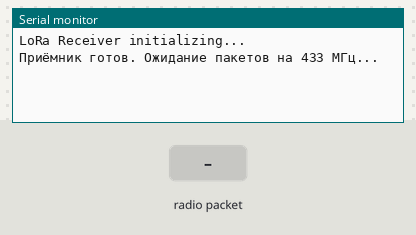
The sketch below on a simulated Arduino Uno, built with avr-gcc and run on an emulated ATmega328P. Shown: the last lines printed to the serial monitor. The test bench sets the inputs (shaded band). No radio packets arrive unless stated.

Above: at 1.2 s.
1.3 s: radio packet "1" arrives
At 2.0 s:
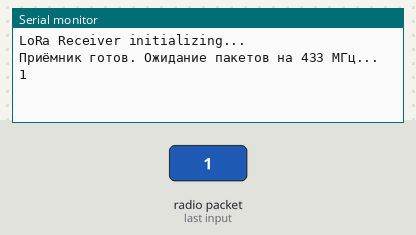
2.8 s: radio packet "0" arrives
At 4.0 s:
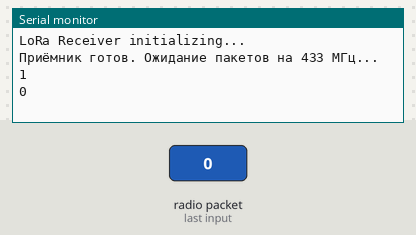
4.3 s: radio packet "2" arrives
At 5.4 s:
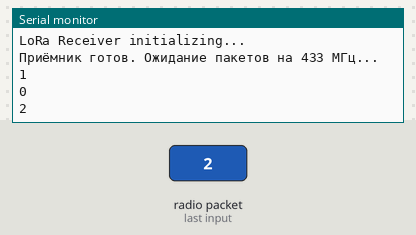

The sketch:

RADIO_READ.ino
```cpp
#include <SPI.h>
#include <LoRa.h>

// Пины подключения (те же, что и для передатчика)
const int csPin = 10;    // NSS / CS
const int resetPin = 9;  // RESET
const int irqPin = 2;    // DIO0

void setup() {
  Serial.begin(9600);
  Serial.println(F("LoRa Receiver initializing..."));

  LoRa.setPins(csPin, resetPin, irqPin);

  if (!LoRa.begin(433E6)) {
    Serial.println(F("Ошибка инициализации LoRa! Проверьте подключение."));
    while (1);
  }

  // ⚠️ Параметры ДОЛЖНЫ совпадать с передатчиком (E22-400MM22S)
  LoRa.setSpreadingFactor(7);      // SF7
  LoRa.setSignalBandwidth(125E3);  // BW 125 кГц
  LoRa.enableCrc();                // CRC ON
  LoRa.setSyncWord(0x12);          // SyncWord (стандарт LoRaWAN/public)

  Serial.println(F("Приёмник готов. Ожидание пакетов на 433 МГц..."));
}

void loop() {
  // Проверяем, пришёл ли пакет
  int packetSize = LoRa.parsePacket();

  if (packetSize > 0) {
    // Читаем полезные данные посимвольно (без String → 0 фрагментации SRAM)
    while (LoRa.available()) {
      Serial.print((char)LoRa.read());
    }
    Serial.println();
  }
}
```

Measured:
- after the input at 1.3 s, the serial monitor: prints a new line at once (image 1)
- after the input at 2.8 s, the serial monitor: prints a new line at once (image 2)
- after the input at 4.3 s, the serial monitor: prints a new line at once (image 3)
